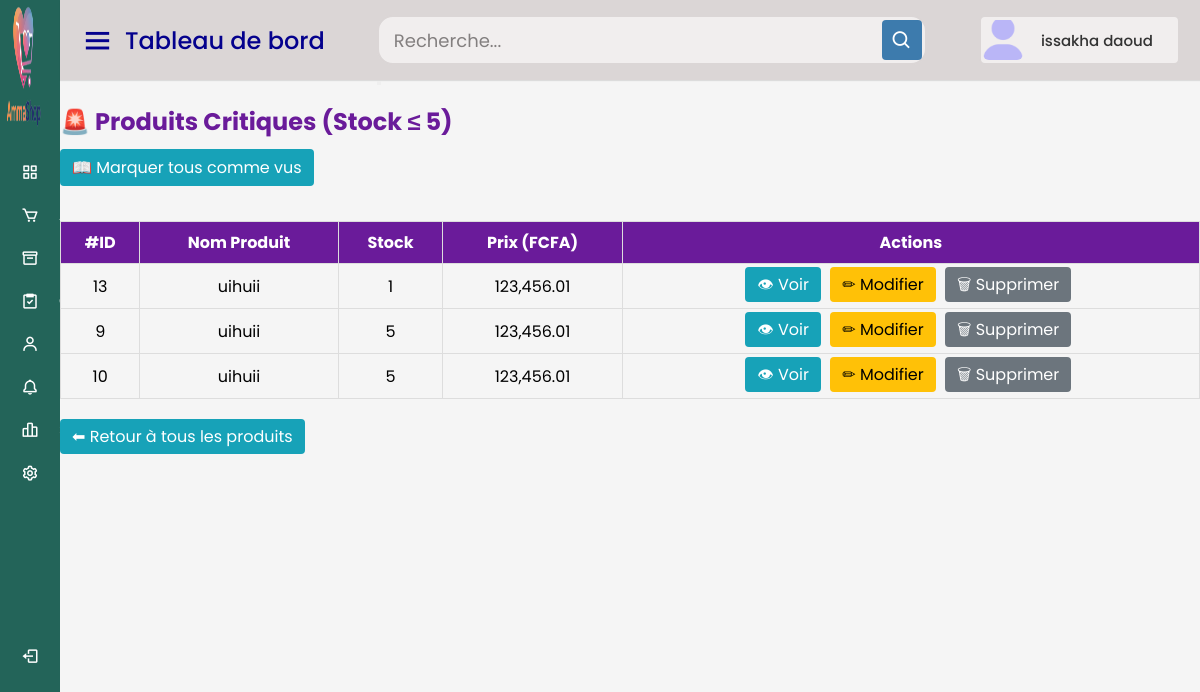
Screenshot of /tchadshop/liste_produits.php (signed in) with the database file from the repository.
### tables this page shows
CREATE TABLE IF NOT EXISTS `produits` (
  `id` int NOT NULL AUTO_INCREMENT,
  `nom` varchar(255) DEFAULT NULL,
  `description` text,
  `prix` decimal(10,2) DEFAULT NULL,
  `stock` int DEFAULT NULL,
  `statut` enum('disponible','rupture','bientôt') DEFAULT 'disponible',
  `created_at` timestamp NULL DEFAULT CURRENT_TIMESTAMP,
  `vu` tinyint(1) DEFAULT '0',
  `promotion` decimal(5,2) DEFAULT '0.00' COMMENT 'Pourcentage de réduction',
  `prix_promotion` decimal(10,2) DEFAULT NULL COMMENT 'Prix après réduction',
  `date_debut_promo` date DEFAULT NULL,
  `date_fin_promo` date DEFAULT NULL,
  PRIMARY KEY (`id`)
);

### tchadshop/liste_produits.php (the view, shortened to what this page needs)
<?php
$conn = new mysqli("localhost", "root", "", "tchadshop_db");
$sql = "SELECT * FROM produits WHERE stock <= 5  ORDER BY stock ASC";
$result = $conn->query($sql);
?>
<!DOCTYPE html>
<html lang="fr">
<head>
</head>
<body>
    <?php include("header.php"); ?>
    <div class="home-content">
    <h1>🚨 Produits Critiques (Stock ≤ 5)</h1>
    <?php if ($result->num_rows > 0): ?>
        <a href="?lire_tout=1" class="btn1 view-btn btn-top">📖 Marquer tous comme vus</a>
        <table>
            <thead>
                <tr>
                    <th>#ID</th>
                    <th>Nom Produit</th>
                    <th>Stock</th>
                    <th>Prix (FCFA)</th>
                    <th>Actions</th>
                </tr>
            </thead>
            <tbody>
                <?php while ($row = $result->fetch_assoc()): ?>
                    <tr>
                        <td><?= $row['id'] ?></td>
                        <td><?= htmlspecialchars($row['nom']) ?></td>
                        <td><?= $row['stock'] ?></td>
                        <td><?= number_format($row['prix'], 2) ?></td>
                        <td>
                            <a href="details_produit.php?id=<?= $row['id'] ?>" class="btn1 view-btn">👁 Voir</a>
                            <a href="modifier_produit.php?id=<?= $row['id'] ?>" class="btn1 edit-btn">✏ Modifier</a>
                            <a href="supprimer_produit.php?id=<?= $row['id'] ?>" class="btn1 delete-btn" onclick="return confirm('⚠ Supprimer ce produit ?');">🗑 Supprimer</a>
                        </td>
                    </tr>
                <?php endwhile; ?>
            </tbody>
        </table>
    <?php else: ?>
        <p>Aucun produit critique trouvé (tous les stocks sont supérieurs à 5).</p>
    <?php endif; ?>
    <br>
    <a href="produits.php" class="btn1 view-btn">⬅ Retour à tous les produits</a>
</div>
</body>
</html>

### tchadshop/style4.css (style rules this page uses)
* { margin: 0; padding: 0; box-sizing: border-box; font-family: "Poppins", sans-serif; }
.home-section .home-content { position: relative; padding-top: 104px; }

### tchadshop/liste_produits.php (style rules this page uses)
body { font-family: Arial, sans-serif; }
table { width: 100%; border-collapse: collapse; margin-top: 20px; }
th, td { border: 1px solid #ddd; padding: 8px; text-align: center; }
th { background-color: #6a1b9a; color: #fff; }
.btn1 { padding: 6px 12px; border-radius: 4px; color: #fff; text-decoration: none; margin-right: 5px; }
.view-btn { background: #17a2b8; }
.edit-btn { background: #ffc107; color: #000; }
.delete-btn { background: #6c757d; }
h1 { color: #6a1b9a; }
.btn-top { margin-top: 10px; margin-bottom: 15px; display: inline-block; }

### rows the page displays
produits: id "13", nom "uihuii", stock "1", prix "123,456.01"
produits: id "9", nom "uihuii", stock "5", prix "123,456.01"
produits: id "10", nom "uihuii", stock "5", prix "123,456.01"

### other values shown
$page_title "Tableau de bord"
$adminName "issakha daoud"
